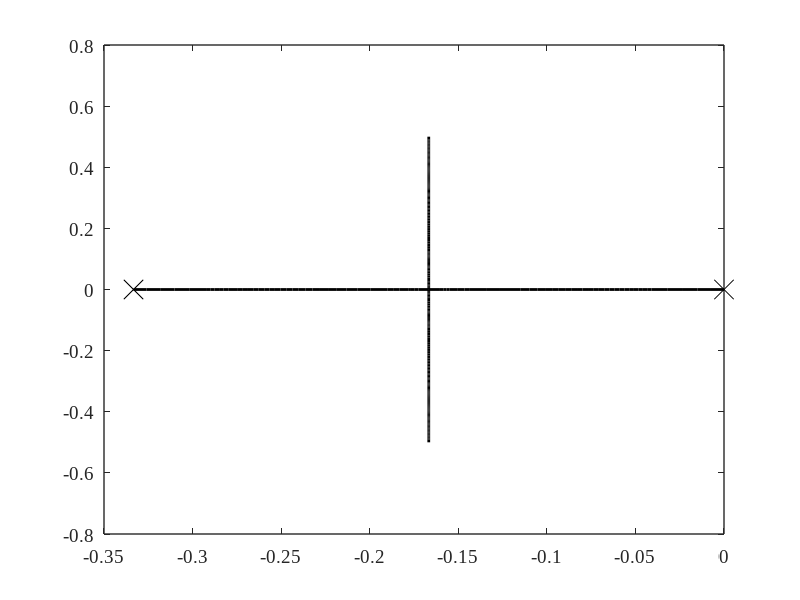

This figure's MATLAB source: (Note: this script raises an error after producing the figure.)
clear all
close all
clc

bb = 0.254;
I = 0.762;

G = zpk([], [0, -bb/I], I);
r = rlocus(G);
figure(1)
plot(r(1,:),'-k','LineWidth',2);
hold on
plot(r(2,:),'-k','LineWidth',2);
plot(0,0,'xk', 'Markersize', 14);
plot(-bb/I,0,'xk', 'Markersize', 14);
hold off
% axis([-2.5 0.5 -1.5 1.5])

set(gca,...
    'LineWidth',1,...
    'fontname','Times New Roman',...
    'fontsize',14);
box on


%% Lead Controller Design
% desired settling time
ts = 0.3;       % settling time
zeta = 0.707;   % damping ratio
omegan = 4/zeta/ts;    % natural frequency

sigmad = zeta*omegan;               % real part of dominant poles
omegad = omegan*sqrt(1 - zeta^2);   % imag part of dominant poles

s1 = -sigmad + j*omegad;

Gs1 = evalfr(G,s1);
theta = pi - angle(Gs1);

% Try
%b = 0.75*sigmad;
b = 1.2*bb/I;
a = -real(s1) + imag(s1)/tan(angle(s1+b) - theta);
% a = 100;
K0 = abs(s1+a)/abs(Gs1)/abs(s1+b);

Lead = zpk(-b, -a, K0);
figure(2)
r = rlocus(Lead*G);
plot(r(1,:),'-k','LineWidth',2);
hold on
plot(r(2,:),'-k','LineWidth',2);
plot(r(3,:),'-k','LineWidth',2);
plot(0,0,'xk', 'Markersize', 14);
plot(-bb/I,0,'xk', 'Markersize', 14);
plot(-a,0,'xk', 'Markersize', 14);
plot(-b,0,'ok', 'Markersize', 14);
hold off
% axis([-0.35 0.05 -0.2 0.2])
% axis([-500 100 -300 300])

set(gca,...
    'LineWidth',1,...
    'fontname','Times New Roman',...
    'fontsize',14);
box on

DGs1 = evalfr(Lead*G,s1);
angle(DGs1);

T = feedback(Lead*G, 1);
figure(2)
step(T)
stepinfo(T)

t = 0:0.01:2;
u = ones(size(t));
y = lsim(T, u, t);
plot(t, y, '-k','LineWidth', 1)
hold on
plot(t, u, '--k','LineWidth', 0.5)
hold off
axis([0 2 0 1.2]);

ylabel('$y$~[m]','Interpreter','latex')
xlabel('$t$~[secs]','Interpreter','latex')

set(gca,...
    'LineWidth',1,...
    'ytick',[0:0.2:1.2],...
    'yticklabel',{'0' '0.2' '0.4' '0.6' '0.8' '1' '1.2'},...
    'xtick',[0:0.5:2],...
    'fontname','Times New Roman',...
    'fontsize',14);
box on
%     'xticklabel',{'0' '10' '20' '30' '40'},...


%% Lag Controller Design
Gs1 = evalfr(Lead*G,s1);
K1 = 1/abs(Gs1);

ess = 0.025;
Ks = 1/ess;
K = Ks/K1;

b1 = -real(s1)/150;
a1 = b1/K;

Lag = zpk(-b1,-a1,K1);

T = feedback(Lag*Lead*G, 1);
figure(3)
step(T)
stepinfo(T)

t = 0:0.01:2;
u = ones(size(t));
y = lsim(T, u, t);
plot(t, y, '-k','LineWidth', 1)
hold on
plot(t, u, '--k','LineWidth', 0.5)
hold off

ylabel('$y$~[m]','Interpreter','latex')
xlabel('$t$~[secs]','Interpreter','latex')

set(gca,...
    'LineWidth',1,...
    'ytick',[0:0.2:1.2],...
    'yticklabel',{'0' '0.2' '0.4' '0.6' '0.8' '1' '1.2'},...
    'fontname','Times New Roman',...
    'fontsize',14);
box on

load CrossTrackUSV.mat
return

